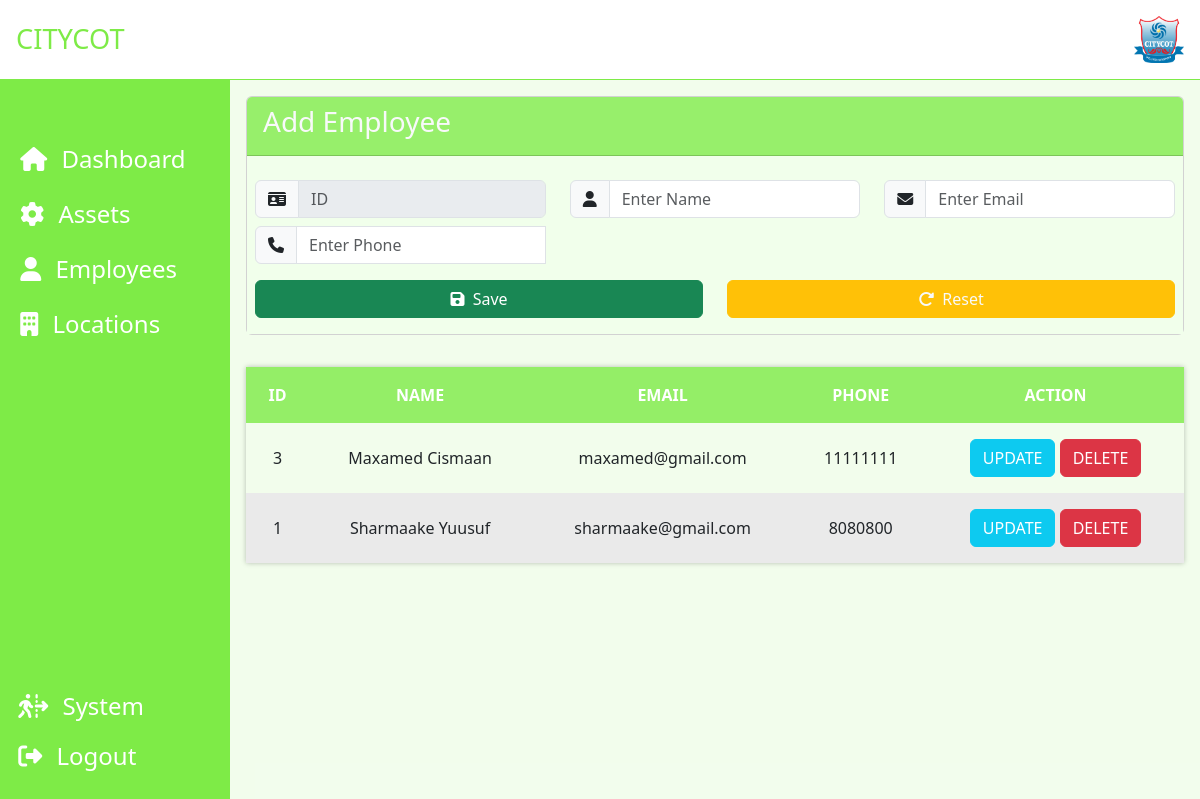
Screenshot of /asset_project/employees.php (signed in) with the database file from the repository.
### tables this page shows
CREATE TABLE `employee_tb` (
  `ID` int(11) NOT NULL,
  `NAME` varchar(100) NOT NULL,
  `EMAIL` varchar(100) NOT NULL,
  `PHONE` varchar(20) NOT NULL
);

### asset_project/employees.php (the view, shortened to what this page needs)
<?php
    include("dashboard.php");
?>
    <div class="cont">
        <div class="form-cont">
    <div class="card">
        <div class="card-header text-light" style="background-color: hsla(100,80%,60%,.8)">
            <h3>Add Employee</h3>
        </div>
        <div class="body py-2" style="background-color:hsl(100, 100%, 96%)">
            <form action="employee_check.php" method="post" class="px-2">
                <div class="row my-2">
                    <div class="col-md-6 col-lg-4 mb-2 mb-sm-0 my-sm-2">
                        <div class="input-group">
                            <span class="input-group-text">
                            <i class="fa-solid fa-id-card"></i>
                            </span>
                            <input class="form-control" type="number" disabled name="e_id" placeholder="ID">
                        </div>
                    </div>
                    <div class="col-md-6 col-lg-4 p-xs-2 mb-2 mb-sm-0 my-sm-2">
                        <div class="input-group">
                            <span class="input-group-text">
                            <i class="fa-solid fa-user"></i>
                            </span>
                            <input class="form-control" type="text" name="e_name" required placeholder="Enter Name">
                        </div>
                    </div>
                    <div class="col-md-6 col-lg-4 p-xs-2 mb-2 mb-sm-0 my-sm-2">
                        <div class="input-group">
                            <span class="input-group-text">
                            <i class="fa-solid fa-envelope"></i>
                            </span>
                            <input class="form-control" type="email" name="e_email" placeholder="Enter Email" required>
                        </div>
                    </div>
                    <div class="col-md-6 col-lg-4 p-xs-2 mb-2 mb-sm-0 my-sm-2">
                        <div class="input-group">
                            <span class="input-group-text">
                            <i class="fa-solid fa-phone"></i>
                            </span>
                            <input class="form-control" type="phone" name="e_phone" placeholder="Enter Phone" required>
                        </div>
                    </div>
                </div>
                <div class="row my-2">
                    <div class="col-sm-6 mb-2 mb-sm-0 my-sm-2">
                        <button type="submit" name="submit" value="Save" class="btn btn-success d-block" style="width: 100%;">
                        <i class="fa-solid fa-floppy-disk"></i>
                        <span class="ps-1">Save</span>
                        </button>
                    </div>
                    <div class="col-sm-6 mb-2 mb-sm-0 my-sm-2">
                        <button type="reset" class="btn btn-warning text-light" style="width: 100%;">
                        <i class="fa-solid fa-rotate-right"></i>
                        <span class="ps-1">Reset</span>
                        </button>
                    </div>
                </div>
            </form>
        </div>
    </div>
</div>
    <div class="table-cont">
        <?php
        $sql2 = "SELECT * FROM employee_tb ORDER BY ID DESC";
        $query2 = mysqli_query($conn,$sql2);
       $num_rows = mysqli_num_rows($query2);
     if($num_rows > 0) {
        echo '
            <table class="tb-a">
            <thead>
                <tr>
                    <th>ID</th>
                    <th>NAME</th>
                    <th>EMAIL</th>
                    <th>PHONE</th>
                    <th>ACTION</th>
                </tr>
            </thead>
            <tbody>
';?>
<?php
                    while($row = mysqli_fetch_assoc($query2)) {
                        echo '
                            <tr>
                    <td data-title="ID">'.htmlspecialchars($row["ID"]).'</td>
                    <td data-title="NAME">'.htmlspecialchars($row["NAME"]).'</td>
                    <td data-title="EMAIL">'.htmlspecialchars($row["EMAIL"]).'</td>
                    <td data-title="PHONE">'.htmlspecialchars($row["PHONE"]).'</td>
                    <td data-title="ACTION">
                       <a style="text-decoration:none" href="employee_update.php?e_id='.htmlspecialchars($row["ID"]).'"> <button class="btn btn-info">UPDATE</button> </a>
                       <a style="text-decoration:none" href="employee_delete.php?e_id='.htmlspecialchars($row["ID"]).'"> <button class="btn btn-danger">DELETE</button> </a>
                    </td>
                </tr>
                        ';
                    }
        echo'
        </tbody>
        </table>';
     } else {
        echo '<p class="text-center">No Record Saved</p>';
     }
        ?>
     </div>
    </div>
<?php
    include("footer.php");
?>

### asset_project/style.css (style rules this page uses)
* { margin: 0; padding: 0; box-sizing: border-box; text-decoration: none; }
table { width: 100%; border-collapse: collapse; margin: 0; box-shadow: 0 0 5px 0 rgba(0, 0, 0, .25); }
table tr { padding: .4em; }
thead tr { background-color: hsla(100,80%,60%,.8); }
thead th { color: #fff; font-size: 1.35em; }
tbody tr:nth-child(even) { background-color: #eaeaea; }
table th, table td { font-size: 1em; padding: 1em; text-align: center; }
button { color: #fff !important; }
.form-cont { margin: 1rem; }
.table-cont { margin: 2rem 1rem; }

### rows the page displays
employee_tb: ID "3", NAME "Maxamed Cismaan", EMAIL "maxamed@gmail.com", PHONE "11111111"
employee_tb: ID "1", NAME "Sharmaake Yuusuf", EMAIL "sharmaake@gmail.com", PHONE "8080800"
